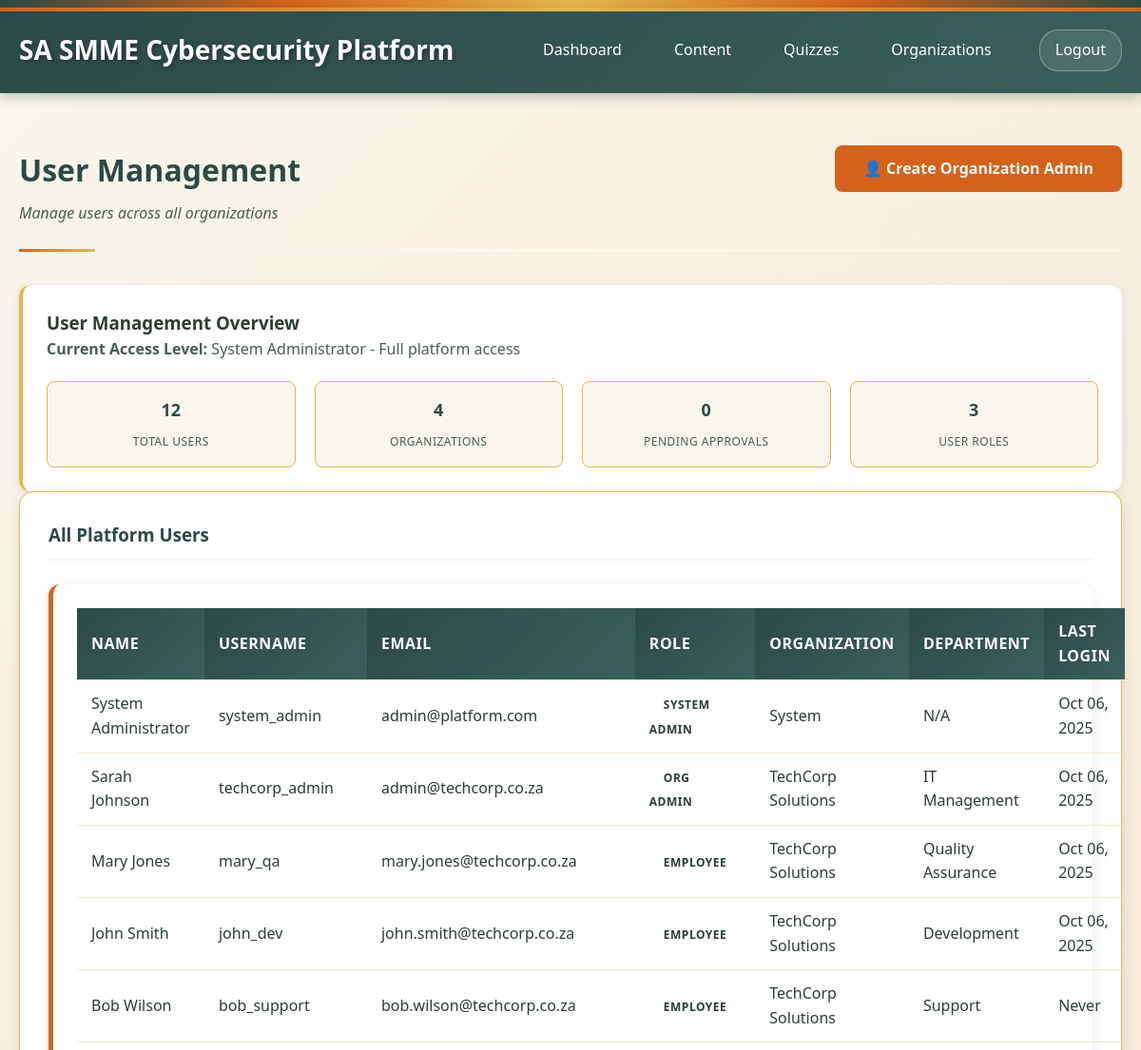
The page /user_management.php (signed in, upper part) on the database as committed earlier.
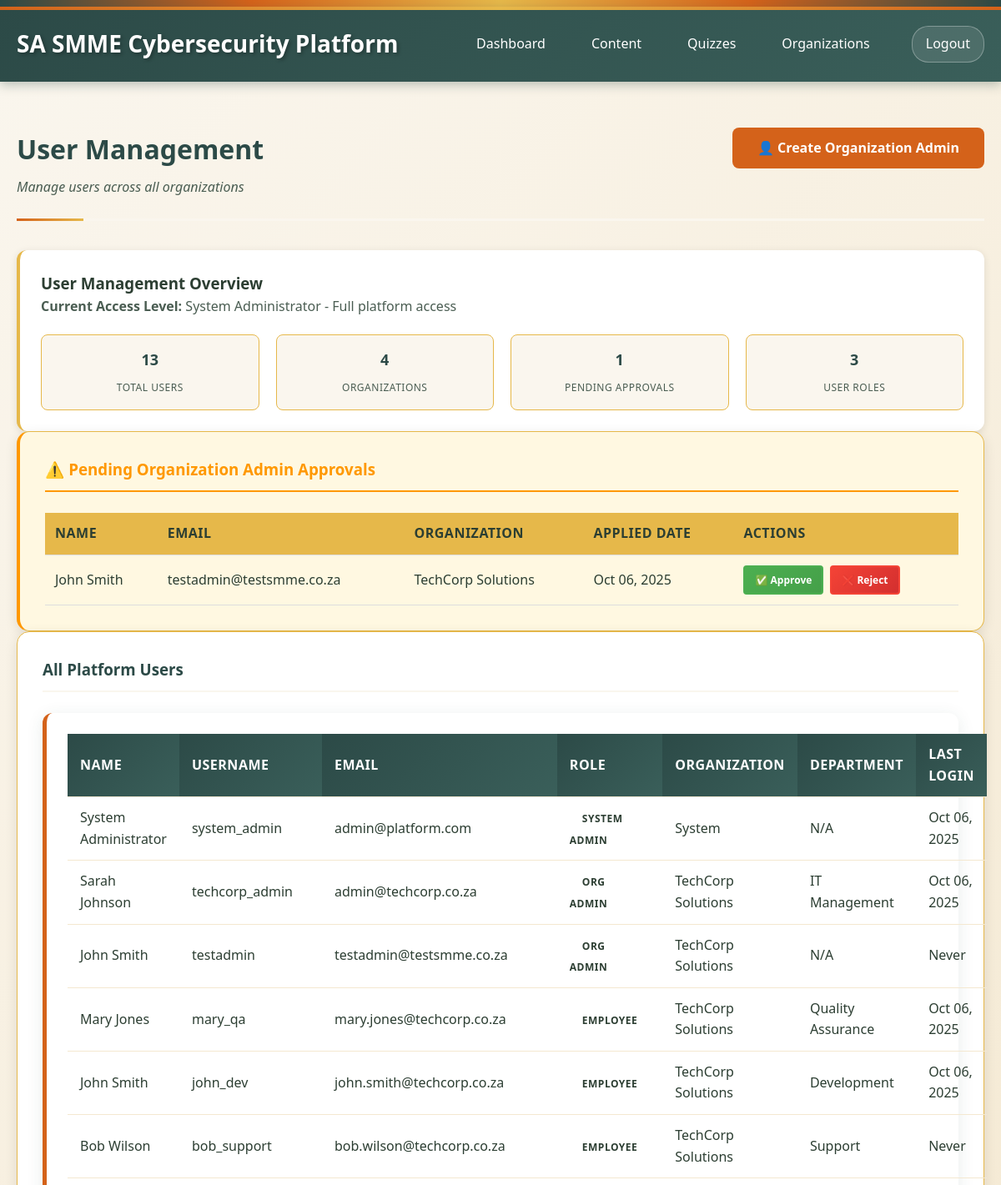
The same page on the database as committed later.
### tables this page shows
CREATE TABLE users (
    id INTEGER PRIMARY KEY AUTOINCREMENT,
    organization_id INTEGER, -- NULL for system admins
    username VARCHAR(50) UNIQUE NOT NULL,
    email VARCHAR(100) UNIQUE NOT NULL,
    password_hash VARCHAR(255) NOT NULL,
    first_name VARCHAR(50) NOT NULL,
    last_name VARCHAR(50) NOT NULL,
    role_id INTEGER NOT NULL,
    employee_id VARCHAR(50), -- Organization-specific employee ID
    department VARCHAR(100),
    job_title VARCHAR(100),
    manager_id INTEGER, -- Self-referencing for org hierarchy
    phone VARCHAR(20),
    hire_date DATE,
    status_id INTEGER DEFAULT 1,
    last_login TIMESTAMP,
    is_active BOOLEAN DEFAULT 1,
    created_at TIMESTAMP DEFAULT CURRENT_TIMESTAMP,
    updated_at TIMESTAMP DEFAULT CURRENT_TIMESTAMP,
    FOREIGN KEY (organization_id) REFERENCES organizations(id),
    FOREIGN KEY (role_id) REFERENCES roles(id),
    FOREIGN KEY (manager_id) REFERENCES users(id),
    FOREIGN KEY (status_id) REFERENCES employee_statuses(id)
);

CREATE TABLE roles (
    id INTEGER PRIMARY KEY AUTOINCREMENT,
    name VARCHAR(50) UNIQUE NOT NULL,
    description TEXT,
    level INTEGER NOT NULL, -- 1=system_admin, 2=org_admin, 3=employee
    permissions TEXT, -- JSON array of permissions
    created_at TIMESTAMP DEFAULT CURRENT_TIMESTAMP
);

CREATE TABLE organizations (
    id INTEGER PRIMARY KEY AUTOINCREMENT,
    name VARCHAR(100) NOT NULL,
    registration_number VARCHAR(50),
    industry VARCHAR(50),
    size_category VARCHAR(20) CHECK (size_category IN ('micro', 'small', 'medium')),
    contact_email VARCHAR(100) NOT NULL,
    contact_phone VARCHAR(20),
    address TEXT,
    subscription_plan VARCHAR(20) DEFAULT 'basic',
    subscription_status VARCHAR(20) DEFAULT 'active' CHECK (subscription_status IN ('active', 'suspended', 'cancelled')),
    settings TEXT, -- JSON for organization-specific settings
    is_active BOOLEAN DEFAULT 1,
    created_at TIMESTAMP DEFAULT CURRENT_TIMESTAMP,
    updated_at TIMESTAMP DEFAULT CURRENT_TIMESTAMP
);

### src/user_management.php (the view, shortened to what this page needs)
<?php
require_once __DIR__ . '/config/db.php';
$pending_approvals = [];
try {
    if ($_SESSION['role'] === 'system_admin') {
        $stmt = $pdo->prepare("
            SELECT u.*, r.name as role_name, o.name as organization_name
            FROM users u
            LEFT JOIN roles r ON u.role_id = r.id
            LEFT JOIN organizations o ON u.organization_id = o.id
            WHERE u.is_active = 1
            ORDER BY u.organization_id, u.role_id, u.last_name
        ");
        $stmt->execute();
        $pending_stmt = $pdo->prepare("
            SELECT u.*, r.name as role_name, o.name as organization_name, es.name as status_name
            FROM users u
            LEFT JOIN roles r ON u.role_id = r.id
            LEFT JOIN organizations o ON u.organization_id = o.id
            LEFT JOIN employee_statuses es ON u.status_id = es.id
            WHERE u.is_active = 1 AND es.name = 'pending_approval' AND r.name = 'org_admin'
            ORDER BY u.created_at DESC
        ");
        $pending_stmt->execute();
        $pending_approvals = $pending_stmt->fetchAll(PDO::FETCH_ASSOC);
    }
    $users = $stmt->fetchAll(PDO::FETCH_ASSOC);
} catch (PDOException $e) {
    $users = [];
    $error = "Error loading users: " . $e->getMessage();
}
?>
<!DOCTYPE html>
<html lang="en">
<head>
    <link rel="stylesheet" href="assets/webdesign-style.css">
</head>
<body>
    <div class="african-border"></div>
    <div class="header">
        <div class="header-left">
            <h1>SA SMME Cybersecurity Platform</h1>
        </div>
        <div class="header-right">
            <nav class="nav-links">
                <a href="dashboard.php">Dashboard</a>
                <a href="content_list.php">Content</a>
                <a href="quiz_list.php">Quizzes</a>
                <?php if ($_SESSION['role'] === 'system_admin'): ?>
                    <a href="organization_management.php">Organizations</a>
                <?php elseif ($_SESSION['role'] === 'org_admin'): ?>
                    <a href="user_management.php">Users</a>
                <?php endif; ?>
            </nav>
            <div class="user-section">
                <a href="logout.php" class="logout-btn">Logout</a>
            </div>
        </div>
    </div>
    <div class="container">
        <div class="page-header-section">
            <div class="page-title-area">
                <h2 class="page-title">User Management</h2>
                <p class="page-subtitle">
                    <?php if ($_SESSION['role'] === 'system_admin'): ?>
                        Manage users across all organizations
                    <?php else: ?>
                        Manage users in your organization
                    <?php endif; ?>
                </p>
            </div>
            <?php if ($_SESSION['role'] === 'system_admin'): ?>
                <div class="page-actions">
                    <a href="create_org_admin.php" class="btn btn-primary">
                        👤 Create Organization Admin
                    </a>
                </div>
            <?php endif; ?>
        </div>
        <div class="info-card">
            <h3>User Management Overview</h3>
            <p><strong>Current Access Level:</strong>
                <?php if ($_SESSION['role'] === 'system_admin'): ?>
                    System Administrator - Full platform access
                <?php else: ?>
                    Organization Administrator - Organization-specific access
                <?php endif; ?>
            </p>
            <div class="program-highlights">
                <div class="highlight-item">
                    <strong><?php echo count($users); ?></strong>
                    <span>Total Users</span>
                </div>
                <?php if ($_SESSION['role'] === 'system_admin'): ?>
                    <div class="highlight-item">
                        <strong><?php echo count(array_unique(array_column($users, 'organization_name'))); ?></strong>
                        <span>Organizations</span>
                    </div>
                    <div class="highlight-item">
                        <strong><?php echo count($pending_approvals); ?></strong>
                        <span>Pending Approvals</span>
                    </div>
                <?php endif; ?>
                <div class="highlight-item">
                    <strong><?php echo count(array_unique(array_column($users, 'role_name'))); ?></strong>
                    <span>User Roles</span>
                </div>
            </div>
        </div>
        <?php if ($_SESSION['role'] === 'system_admin' && !empty($pending_approvals)): ?>
            <div class="form-card" style="border-left: 4px solid var(--warning-color); background: #fff8e1;">
                <h3 style="margin-bottom: 25px; color: var(--warning-color); border-bottom: 2px solid var(--warning-color); padding-bottom: 10px;">
                    ⚠️ Pending Organization Admin Approvals
                </h3>
                <div class="approvals-table">
                    <table>
                        <thead>
                            <tr>
                                <th>Name</th>
                                <th>Email</th>
                                <th>Organization</th>
                                <th>Applied Date</th>
                                <th>Actions</th>
                            </tr>
                        </thead>
                        <tbody>
                            <?php foreach ($pending_approvals as $pending): ?>
                                <tr>
                                    <td><?php echo htmlspecialchars($pending['first_name'] . ' ' . $pending['last_name']); ?></td>
                                    <td><?php echo htmlspecialchars($pending['email']); ?></td>
                                    <td><?php echo htmlspecialchars($pending['organization_name'] ?? 'Unknown'); ?></td>
                                    <td><?php echo date('M d, Y', strtotime($pending['created_at'])); ?></td>
                                    <td>
                                        <div class="action-buttons">
                                            <a href="approve_user.php?user_id=<?php echo $pending['id']; ?>&action=approve"
                                               class="btn btn-success btn-sm"
                                               onclick="return confirm('Approve this organization admin account?')">
                                                ✅ Approve
                                            </a>
                                            <a href="approve_user.php?user_id=<?php echo $pending['id']; ?>&action=reject"
                                               class="btn btn-danger btn-sm"
                                               onclick="return confirm('Reject this organization admin account? This will deactivate the account.')">
                                                ❌ Reject
                                            </a>
                                        </div>
                                    </td>
                                </tr>
                            <?php endforeach; ?>
                        </tbody>
                    </table>
                </div>
            </div>
        <?php endif; ?>
        <div class="form-card">
            <h3 style="margin-bottom: 25px; color: var(--primary-dark); border-bottom: 2px solid var(--light-cream); padding-bottom: 10px;">
                <?php if ($_SESSION['role'] === 'system_admin'): ?>
                    All Platform Users
                <?php else: ?>
                    Users in Your Organization
                <?php endif; ?>
            </h3>
            <?php if (empty($users)): ?>
                <div class="info-card" style="text-align: center; padding: 40px;">
                    <h3>No users found</h3>
                    <p>There are currently no active users to display.</p>
                </div>
            <?php else: ?>
                <div class="users-table">
                    <table>
                        <thead>
                            <tr>
                                <th>Name</th>
                                <th>Username</th>
                                <th>Email</th>
                                <th>Role</th>
                                <?php if ($_SESSION['role'] === 'system_admin'): ?>
                                    <th>Organization</th>
                                <?php endif; ?>
                                <th>Department</th>
                                <th>Last Login</th>
                            </tr>
                        </thead>
                        <tbody>
                            <?php foreach ($users as $user): ?>
                                <tr>
                                    <td><?php echo htmlspecialchars($user['first_name'] . ' ' . $user['last_name']); ?></td>
                                    <td><?php echo htmlspecialchars($user['username']); ?></td>
                                    <td><?php echo htmlspecialchars($user['email']); ?></td>
                                    <td>
                                        <span class="role-badge role-<?php echo $user['role_name']; ?>">
                                            <?php echo ucwords(str_replace('_', ' ', $user['role_name'])); ?>
                                        </span>
                                    </td>
                                    <?php if ($_SESSION['role'] === 'system_admin'): ?>
                                        <td><?php echo htmlspecialchars($user['organization_name'] ?? 'System'); ?></td>
                                    <?php endif; ?>
                                    <td><?php echo htmlspecialchars($user['department'] ?? 'N/A'); ?></td>
                                    <td><?php echo $user['last_login'] ? date('M d, Y', strtotime($user['last_login'])) : 'Never'; ?></td>
                                </tr>
                            <?php endforeach; ?>
                        </tbody>
                    </table>
                </div>
            <?php endif; ?>
        </div>
    </div>
</body>
</html>

Rows that differ between the two databases and show on the page:
added users: first_name+last_name "John Smith", email "testadmin@testsmme.co.za", organization.name "TechCorp Solutions", created_at "Oct 06, 2025", username "testadmin", role.name "ORG ADMIN", department "N/A", shows "Never"
Other text that changed with them:
count($users): "12" → "13"
count($pending_approvals): "0" → "1"
text now shown: "⚠️ Pending Organization Admin Approvals NAME EMAIL ORGANIZATION APPLIED DATE ACTIONS"
